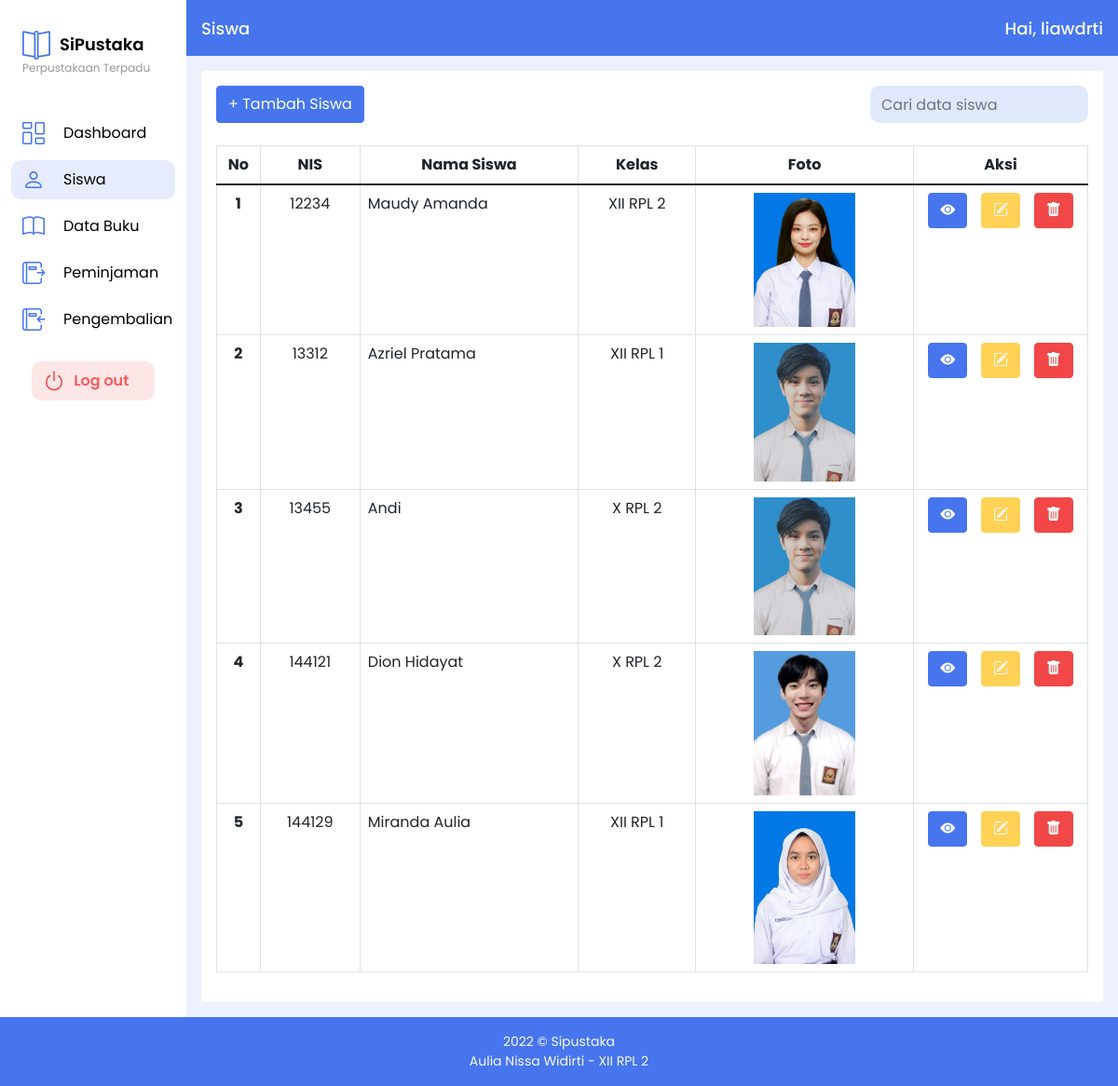
Screenshot of /admin/siswa/index.php (signed in) with the database file from the repository.
### tables this page shows
CREATE TABLE `tb_siswa` (
  `nis` int(11) NOT NULL,
  `nama_siswa` varchar(100) DEFAULT NULL,
  `foto_siswa` varchar(100) NOT NULL,
  `id_kelas` int(11) DEFAULT NULL,
  `jk_siswa` varchar(100) DEFAULT NULL,
  `telp_siswa` varchar(100) DEFAULT NULL,
  `alamat_siswa` varchar(100) DEFAULT NULL
);

CREATE TABLE `tb_kelas` (
  `id_kelas` int(11) NOT NULL,
  `nama_kelas` varchar(100) DEFAULT NULL,
  `wali_kelas` varchar(100) DEFAULT NULL
);

### classes/Session.php (called while the page is built, shortened)
<?php
class Session
{
    public static function get($name)
    {
        return $_SESSION[$name];
    }
}

### config/Database.php (called while the page is built, shortened)
<?php
class Database
{
    private static $instance = null;
    private $mysqli,
        $host = 'localhost',
        $user = 'root',
        $pass = '',
        $db_name = 'db_sipustaka';
    public function __construct()
    {
        try {
            $this->mysqli = new mysqli($this->host, $this->user, $this->pass, $this->db_name);
        } catch (Exception $exeption) {
            die($exeption->getMessage());
        }
    }
    public static function getInstance()
    {
        if (!isset(self::$instance)) {
            self::$instance = new Database();
        }
        return self::$instance;
    }
    public function selectAllJoin($table, $jtable, $id)
    {
        $query = "SELECT * FROM $table INNER JOIN $jtable ON $table.$id=$jtable.$id";
        $result = $this->mysqli->query($query);
        if (!$result->num_rows) {
            return false;
        } else {
            while ($row = $result->fetch_assoc()) {
                $field[] = $row;
            }
            return $field;
        }
    }
}

### core/app.php (called while the page is built, shortened)
<?php
require_once '../../config/Database.php';
$user = new User();

### classes/User.php (called while the page is built, shortened)
<?php
class User
{
    private $db;
    public function __construct()
    {
        $this->db = Database::getInstance();
    }
    public function getJoinTwo($table, $jtable, $id)
    {
        return $this->db->selectAllJoin($table, $jtable, $id);
    }
}

### admin/siswa/index.php (the view, shortened to what this page needs)
<?php
require_once '../../core/app.php';
include('../templates/side-bar.php');
?>
<div class="content col m-0 p-0">
    <div class="head text-light d-flex align-items-center justify-content-between p-3" style="background-color: #4675ee; height: 60px; font-size: 18px; font-weight:500;">
        <div>Siswa</div>
        <div>
            <?php
            $adm = Session::get('username');
            echo 'Hai, ' . $adm;
            ?>
        </div>
    </div>
    <div class="card min-vh-100 m-3 border-0">
        <div class="card-body">
            <div class="menu d-flex justify-content-between">
                <button class="btn btn-primary" onclick="window.location.href='tambah-siswa.php';">+ Tambah Siswa</button>
                <input type="search" class="search form-control w-25" id="search_field_input" onkeyup="search_table()" placeholder="Cari data siswa">
            </div>
            <div class="mt-4">
                <table class="table table-bordered" id="table_id">
                    <thead>
                        <tr class="text-center">
                            <th>No</th>
                            <th>NIS</th>
                            <th>Nama Siswa</th>
                            <th>Kelas</th>
                            <th style="width: 25%;">Foto</th>
                            <th style="width: 20%;">Aksi</th>
                        </tr>
                    </thead>
                    <tbody>
                        <?php
                        $no = 1;
                        $field = $user->getJoinTwo('tb_siswa', 'tb_kelas', 'id_kelas');
                        if (!$field) {
                            echo "<tr><td colspan='7' align='center'>Belum Ada Data Buku</td></tr>";
                        } else {
                            foreach ($field as $data) { ?>
                                <tr>
                                    <th style="width: 5%;" class="text-center"><?php echo $no; ?></th>
                                    <td class="text-center"><?php echo $data['nis']; ?></td>
                                    <td><?php echo $data['nama_siswa']; ?></td>
                                    <td class="text-center"><?php echo $data['nama_kelas']; ?></td>
                                    <td class="text-center"><img style="width: 50%;" src="../../assets/img/pas-foto/<?php echo $data['foto_siswa']; ?>" alt=""></td>
                                    <td>
                                        <div class="d-flex justify-content-around">
                                            <a href="detail-siswa.php?nis=<?php echo $data['nis']; ?>" class="btn btn-primary"><i class="bi bi-eye-fill"></i></a>
                                            <a href="edit-siswa.php?nis=<?php echo $data['nis']; ?>" class="btn btn-warning text-light"><i class="bi bi-pencil-square"></i></a>
                                            <a href="delete-siswa.php?nis=<?php echo $data['nis']; ?>" class="btn btn-danger" name="hapus" onclick="return confirm('Hapus Data Siswa <?php echo $data['nama_siswa'] ?>?')"><i class="bi bi-trash-fill"></i></a>
                                        </div>
                                    </td>
                                </tr>
                        <?php
                                $no++;
                            }
                        } ?>
                    </tbody>
                </table>
            </div>
        </div>
    </div>
</div>
<?php
include('../templates/footer.php');
?>

### admin/templates/header.php (shortened to what this page needs)
<!doctype html>
<html lang="en">
<head>
    <link href="https://cdn.jsdelivr.net/npm/bootstrap@5.1.3/dist/css/bootstrap.min.css" rel="stylesheet">
    <link rel="stylesheet" href="https://cdn.jsdelivr.net/npm/bootstrap-icons@1.8.1/font/bootstrap-icons.css">
    <link rel="stylesheet" href="../assets/css/style-adm.css">
</head>
<body>

### admin/templates/side-bar.php
<?php
include("../templates/header.php");
?>
<div class="container-fluid">
    <div class="row flex-nowrap">
        <div class="side-bar col-auto col-md-3 col-xl-2 px-sm-2 px-0">
            <div class="d-flex flex-column align-items-center align-items-sm-start px-3 pt-2 min-vh-100">
                <div class="logo mt-4 mb-4">
                    <img src="../../assets/img/side-logo.svg" alt="">
                    <p>Perpustakaan Terpadu</p>
                </div>
                <div class="dashboar w-100 mb-2">
                    <a href="../dashboard">
                        <div id="dashboard" class="side-link row d-flex align-items-center justify-content-center">
                            <div class="col-3">
                                <img src="../../assets/img/dashboard-icon.svg" alt="">
                            </div>
                            <div class="col-9">
                                Dashboard
                            </div>
                        </div>
                    </a>
                </div>
                <div class="siswa w-100 mb-2">
                    <a href="../siswa">
                        <div id="siswa" class="side-link row d-flex align-items-center justify-content-center">
                            <div class="col-3">
                                <img src="../../assets/img/siswa-icon.svg" alt="">
                            </div>
                            <div class="col-9">
                                Siswa
                            </div>
                        </div>
                    </a>
                </div>
                <div class="data-buku w-100 mb-2">
                    <a href="../buku">
                        <div id="data-buku" class="side-link row d-flex align-items-center justify-content-center">
                            <div class="col-3">
                                <img src="../../assets/img/buku-icon.svg" alt="">
                            </div>
                            <div class="col-9">
                                Data Buku
                            </div>
                        </div>
                    </a>
                </div>
                <div class="peminjaman w-100 mb-2">
                    <a href="../peminjaman/">
                        <div id="pinjam" class="side-link row d-flex align-items-center justify-content-center">
                            <div class="col-3">
                                <img src="../../assets/img/peminjaman-icon.svg" alt="">
                            </div>
                            <div class="col-9">
                                Peminjaman
                            </div>
                        </div>
                    </a>
                </div>
                <div class="pengembalian w-100 mb-2">
                    <a href="../pengembalian/">
                        <div id="kembali" class="side-link row d-flex align-items-center justify-content-center">
                            <div class="col-3">
                                <img src="../../assets/img/pengembalian-iconn.svg" alt="">
                            </div>
                            <div class="col-9">
                                Pengembalian
                            </div>
                        </div>
                    </a>
                </div>
                <div class="w-100 mb-2 mt-3">
                    <a href="../../logout.php">
                        <div class="d-flex justify-content-center">
                            <div class="logout row d-flex align-items-center justify-content-center">
                                <div class="col-3">
                                    <img src="../../assets/img/logout-icon.svg" alt="">
                                </div>
                                <div class="text-log col-9">
                                    Log out
                                </div>
                            </div>
                        </div>
                    </a>
                </div>
            </div>
        </div>

### admin/templates/footer.php (shortened to what this page needs)
</div>
</div>
<footer style="background-color: #4675ee;">
    <div class="foot-text text-center text-light p-3" style="font-size: 14px;">
        2022 © Sipustaka <br>
        Aulia Nissa Widirti - XII RPL 2
    </div>
</footer>
</body>
</html>

### admin/assets/css/style-adm.css (style rules this page uses)
a { text-decoration: none; color: black; }
* { font-family: "Poppins", sans-serif; }
.side-bar { background-color: white; color: black; }
.logo p { font-size: 12px; color: #979797; }
.side-link { height: 42px; border-radius: 10px; }
.active { background-color: #e6ecfd !important; }
.logout { height: 42px; border-radius: 10px; background-color: #fde6e6; }
.content { background-color: #ecf1fd; }
.search { background-color: #e0e8fc; border: none; border-radius: 10px; height: 40px; }
.text-log { font-weight: 600; color: #f55e5e; }
.btn-primary { border-color: #4675ee; background-color: #4675ee !important; }
.btn-danger { border-color: #f24747; background-color: #f24747; }
.btn-warning { border-color: #ffd155; background-color: #ffd155; }

### rows the page displays
tb_siswa: nis "12234", nama_siswa "Maudy Amanda", id_kelas.nama_kelas "XII RPL 2", foto_siswa (picture)
tb_siswa: nis "13312", nama_siswa "Azriel Pratama", id_kelas.nama_kelas "XII RPL 1", foto_siswa (picture)
tb_siswa: nis "13455", nama_siswa "Andi", id_kelas.nama_kelas "X RPL 2", foto_siswa (picture)
tb_siswa: nis "144121", nama_siswa "Dion Hidayat", id_kelas.nama_kelas "X RPL 2", foto_siswa (picture)
tb_siswa: nis "144129", nama_siswa "Miranda Aulia", id_kelas.nama_kelas "XII RPL 1", foto_siswa (picture)

### other values shown
$adm "liawdrti"
